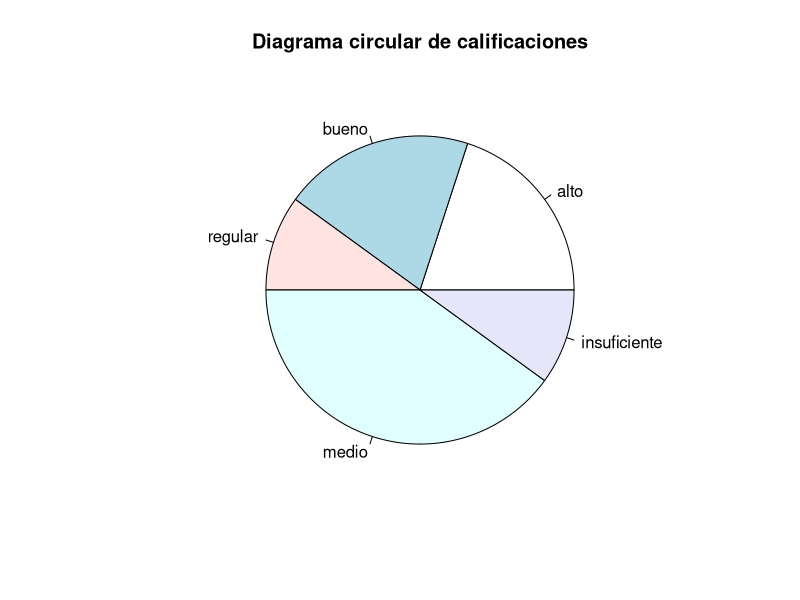
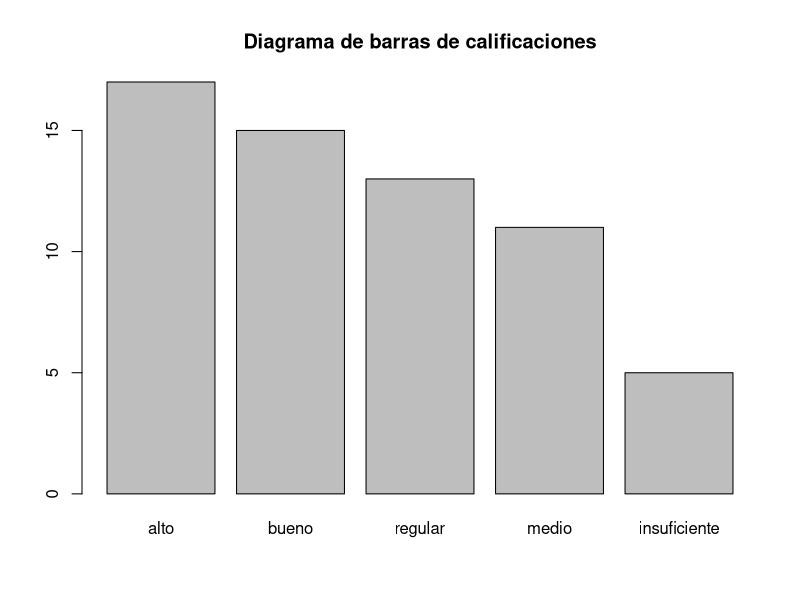

Generate these figures, in order, with R:
result<-c('A', 'A', 'B', 'I', 'M', 'R', 'B', 'M', 'M', 'M')
#frecuencia absoluta(el numero de categorias q existe)
#ejemplo: A=2, B=2, I=1, M=4, R=1
x=table(result)
result
#frecuencia relativa
x/10
#construccion de grafico circular
slices=c(2,2,1,4,1)
lbls=c('alto','bueno','regular','medio','insuficiente')
pie(slices, labels=lbls, main="Diagrama circular de calificaciones")
#construyendo el diagrama de barras
nota=c(17,15,13,11,5)
clasificacion=c('alto','bueno','regular','medio','insuficiente')
barplot(nota,names.arg=clasificacion,main="Diagrama de barras de calificaciones")